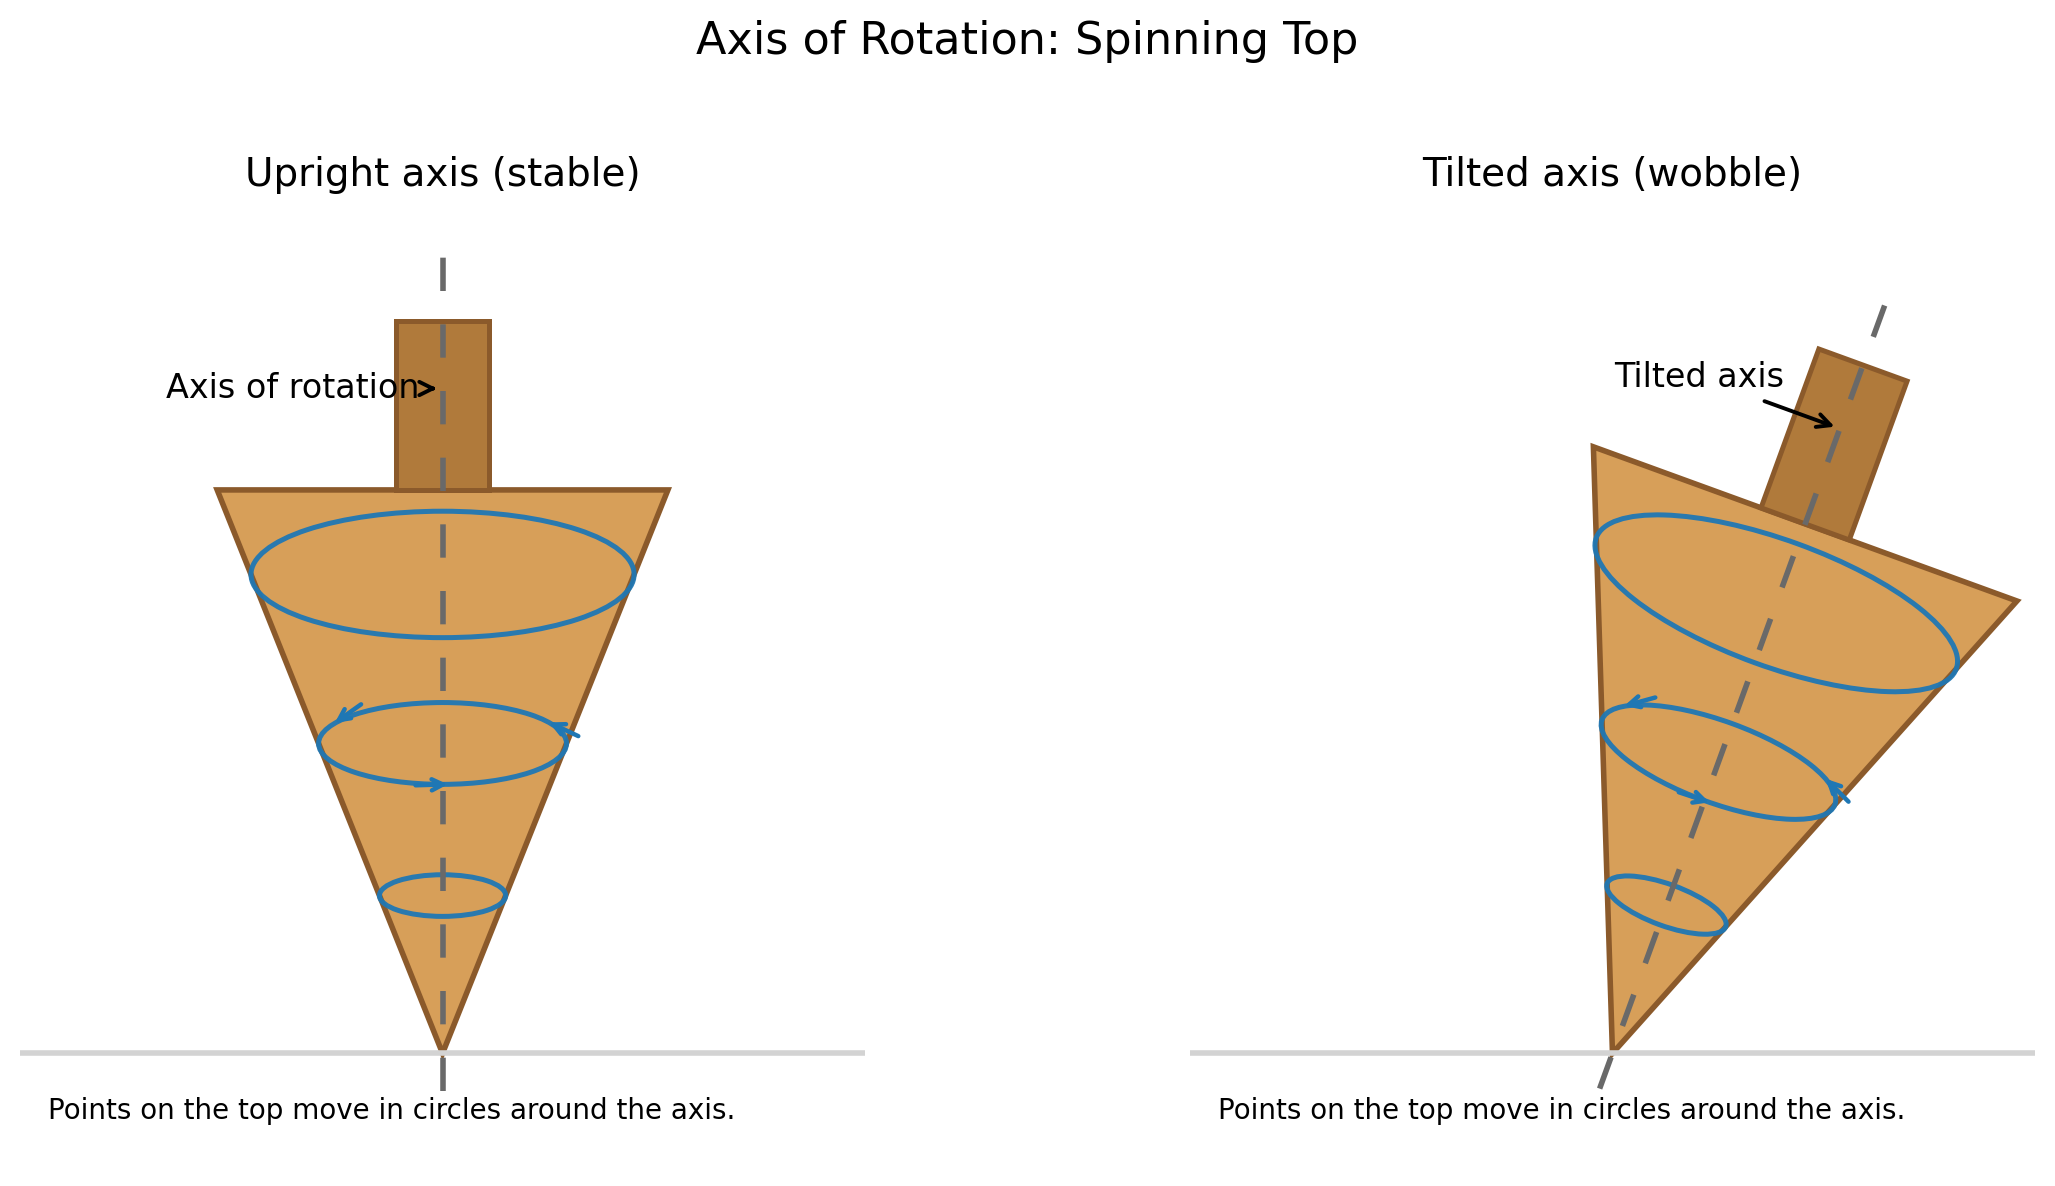

This figure's Python source:
import numpy as np
import matplotlib.pyplot as plt
from matplotlib.patches import Polygon, Ellipse


def rotate_points(pts, angle_deg, origin=(0.0, 0.0)):
    pts = np.asarray(pts, dtype=float)
    ox, oy = origin
    angle = np.deg2rad(angle_deg)
    R = np.array([[np.cos(angle), -np.sin(angle)],
                  [np.sin(angle),  np.cos(angle)]])
    shifted = pts - np.array([ox, oy])
    rot = shifted @ R.T + np.array([ox, oy])
    return rot


def add_tangent_arrows_on_ellipse(ax, center, r, k, angle_deg, t_degs, color='tab:blue'):
    cx, cy = center
    angle = np.deg2rad(angle_deg)
    R = np.array([[np.cos(angle), -np.sin(angle)],
                  [np.sin(angle),  np.cos(angle)]])
    for t_deg in t_degs:
        t = np.deg2rad(t_deg)
        p_local = np.array([r*np.cos(t), k*r*np.sin(t)])
        v_local = np.array([-r*np.sin(t), k*r*np.cos(t)])
        p_rot = R @ p_local
        v_rot = R @ v_local
        p = np.array([cx, cy]) + p_rot
        v = v_rot
        norm = np.linalg.norm(v)
        if norm < 1e-6:
            continue
        v_hat = v / norm
        L = max(0.25, 0.35*r)
        start = p - v_hat * L
        end = p
        ax.annotate('', xy=end, xytext=start,
                    arrowprops=dict(arrowstyle='->', lw=1.6, color=color))


def draw_top_scene(ax, axis_angle_deg, title, label_axis_text, show_ground=True):
    tip = np.array([0.0, 0.0])
    H = 6.0      # body height
    R = 2.4      # base radius
    hh = 1.8     # handle height
    rh = 0.5     # handle radius
    flatten_k = 0.33  # perspective flattening for circular paths

    body_color = '#d79f59'
    edge_color = '#8b5a2b'
    handle_color = '#b07a3b'

    # Rotation to align the top's axis from +y to the desired axis angle
    delta = axis_angle_deg - 90.0

    # Main body (cone-like) and handle (rect), defined upright then rotated
    tri = np.array([[0.0, 0.0], [-R, H], [R, H]])
    tri_rot = rotate_points(tri, delta, origin=(0.0, 0.0)) + tip

    rect = np.array([[-rh, H], [rh, H], [rh, H+hh], [-rh, H+hh]])
    rect_rot = rotate_points(rect, delta, origin=(0.0, 0.0)) + tip

    ax.add_patch(Polygon(tri_rot, closed=True, facecolor=body_color, edgecolor=edge_color, linewidth=2))
    ax.add_patch(Polygon(rect_rot, closed=True, facecolor=handle_color, edgecolor=edge_color, linewidth=1.8))

    # Axis line (dashed)
    u = np.array([np.cos(np.deg2rad(axis_angle_deg)), np.sin(np.deg2rad(axis_angle_deg))])
    start = tip - u * 0.4
    end = tip + u * (H + hh + 0.7)
    ax.plot([start[0], end[0]], [start[1], end[1]], linestyle=(0, (6, 6)), color='dimgray', linewidth=2.0)

    # Circular paths (rings) perpendicular to the axis
    levels = [0.28, 0.55, 0.85]
    ring_color = 'tab:blue'
    for frac in levels:
        y_along = frac * H
        center = tip + u * y_along
        r = R * (y_along / H)
        e = Ellipse(xy=center, width=2*r, height=2*r*flatten_k, angle=delta,
                    edgecolor=ring_color, facecolor='none', linewidth=1.8, alpha=0.95)
        ax.add_patch(e)

    # Tangent arrows indicating rotation direction on the middle ring
    y_mid = levels[1] * H
    center_mid = tip + u * y_mid
    r_mid = R * (y_mid / H)
    add_tangent_arrows_on_ellipse(ax, center_mid, r_mid, flatten_k, delta,
                                  t_degs=[35, 155, 275], color=ring_color)

    # Title and axis label
    ax.set_title(title, fontsize=14, pad=8)

    axis_label_point = tip + u * (H + hh * 0.6)
    offset_dir = np.array([-u[1], u[0]])  # perpendicular direction to axis
    text_pos = axis_label_point + offset_dir * 1.6
    ax.annotate(label_axis_text, xy=axis_label_point, xytext=text_pos,
                ha='center', va='center', fontsize=12, color='black',
                arrowprops=dict(arrowstyle='->', lw=1.4, color='black'))

    # Explanatory note
    ax.text(-4.2, -0.7, 'Points on the top move in circles around the axis.', fontsize=10)

    # Ground reference line
    if show_ground:
        ax.plot([-5, 5], [0, 0], color='lightgray', linewidth=2)

    # Layout
    ax.set_xlim(-4.5, 4.5)
    ax.set_ylim(-1.2, H + hh + 1.2)
    ax.set_aspect('equal', adjustable='box')
    ax.axis('off')


def main():
    fig, axs = plt.subplots(1, 2, figsize=(12, 6))

    # Left: Upright axis (stable)
    draw_top_scene(axs[0], axis_angle_deg=90.0, title='Upright axis (stable)',
                   label_axis_text='Axis of rotation', show_ground=True)

    # Right: Tilted axis (wobble)
    draw_top_scene(axs[1], axis_angle_deg=70.0, title='Tilted axis (wobble)',
                   label_axis_text='Tilted axis', show_ground=True)

    fig.suptitle('Axis of Rotation: Spinning Top', fontsize=16, y=0.98)
    plt.tight_layout(rect=[0, 0, 1, 0.95])

    outname = 'axis_of_rotation_spinning_top.png'
    fig.savefig(outname, dpi=200, bbox_inches='tight')
    print(f'Saved figure to {outname}')


if __name__ == '__main__':
    main()
